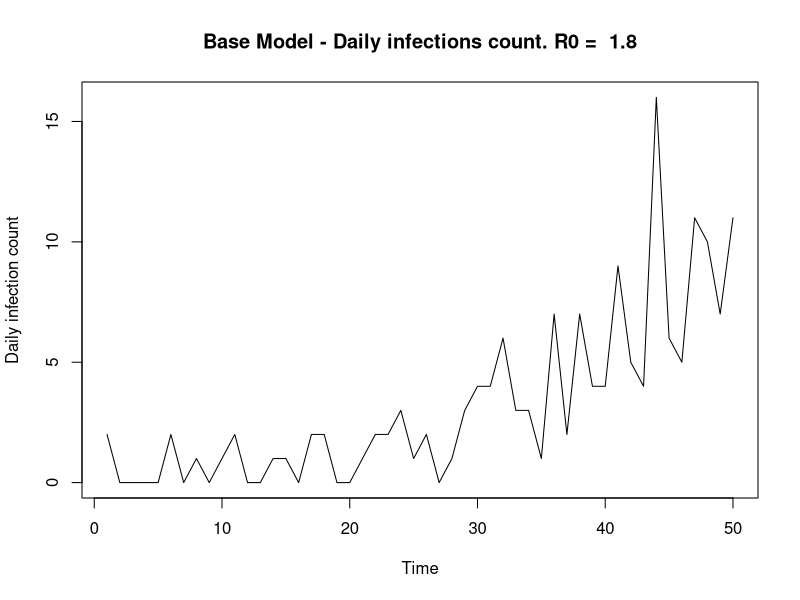
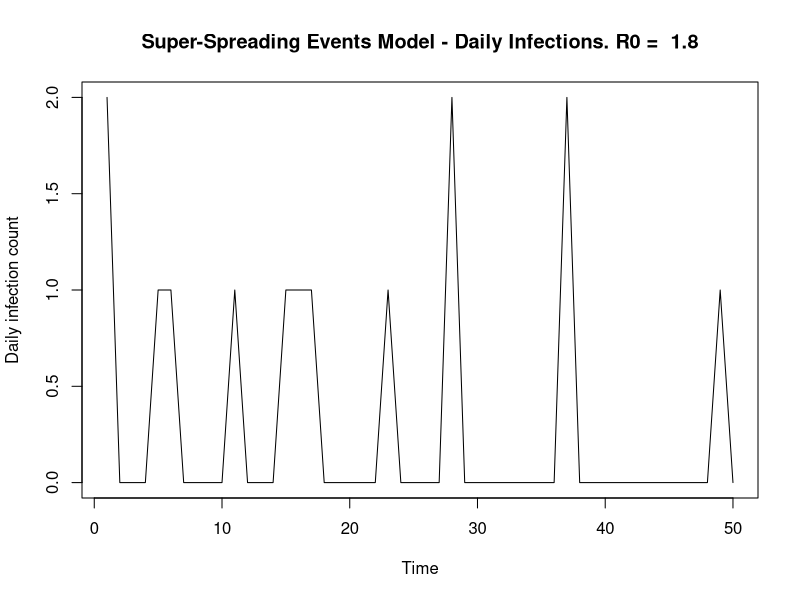
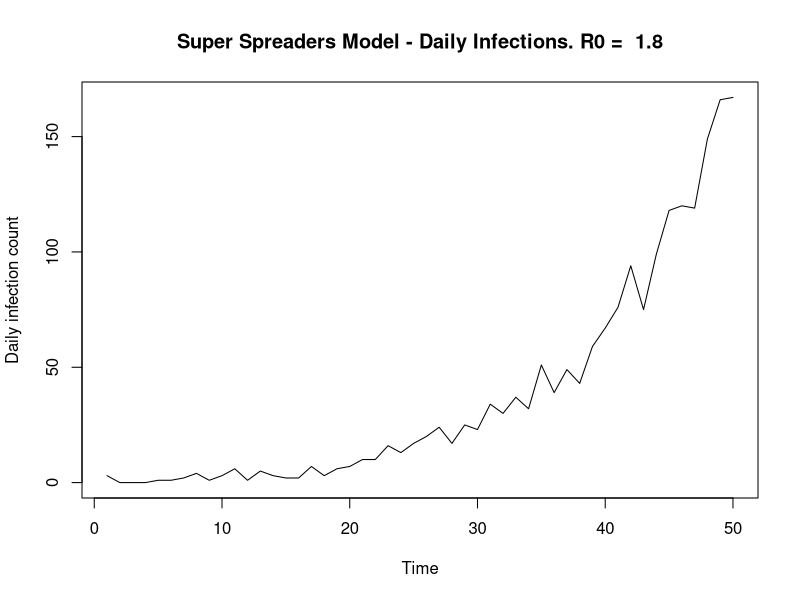

Source code (R) for these figures, in order:
#Epidemic Modelling Functions

#Contains:
#SIMULATION FUNCTIONS
#MODEL LIKELIHOOD FUNCTIONS
#PLOTTING MCMC FUNCTIONS

################################################################################
# SIMULATION
################################################################################

#*********************************************************
#I. BASELINE SIMULATION
simulate_branching = function(num_days, r0, shape_gamma, scale_gamma) {
  
  'Baseline simulation model'
  #Set up
  vec_infecteds = vector('numeric', num_days)
  vec_infecteds[1] = 2
  
  #Infectiousness (Discrete gamma) - I.e 'Infectiousness Pressure' - Sum of all people
  #Explanation: Gamma is a continuous function so integrate over the density at that point in time (today - previous day)
  prob_infect = pgamma(c(1:num_days), shape = shape_gamma, scale = scale_gamma) - pgamma(c(0:(num_days-1)), shape = shape_gamma, scale = scale_gamma)
  
  #Days of Infection Spreading
  for (t in 2:num_days) {
    
    #Total rate
    tot_rate = r0*sum(vec_infecteds[1:(t-1)]*rev(prob_infect[1:(t-1)])) #Product of infecteds & their probablilty of infection along the gamma dist at that point in time
    vec_infecteds[t] = rpois(1, tot_rate) #Assuming number of cases each day follows a poisson distribution. Causes jumps in data 
  }
  
  vec_infecteds
}

#Apply
num_days = 50
#lambda params
shape_gamma = 6; scale_gamma = 1
r0 = 1.8
sim_data = simulate_branching(num_days, r0, shape_gamma, scale_gamma)
plot.ts(sim_data, ylab = 'Daily infection count',
        main = paste('Base Model - Daily infections count. R0 = ', r0))


#*******************************************************
#II. SUPER-SPREADING EVENTS SIMULATION
simulate_branching_ss = function(num_days = 110, shape_gamma = 6, scale_gamma = 1, alphaX = 1.2,
                                 betaX = 0.2, gammaX = 10) {
  'Simulate an epidemic with Superspreading events
  prop_ss = Proportion of superspreading days
  magnitude_ss = increased rate of superspreading event'
  
  #Set up
  #print(paste0('alphaX = ', alphaX))
  total_infecteds = vector('numeric', num_days)
  nsse_infecteds = vector('numeric', num_days)
  sse_infecteds = vector('numeric', num_days)
  total_infecteds[1] = 2
  nsse_infecteds[1] = 2
  sse_infecteds[1] = 0
  
  #Infectiousness (Discrete gamma) - I.e 'Infectiousness Pressure' - Sum of all people
  #Explanation: Gamma is a continuous function so integrate over the density at that point in time (today - previous day)
  prob_infect = pgamma(c(1:num_days), shape = shape_gamma, scale = scale_gamma) - pgamma(c(0:(num_days-1)), shape = shape_gamma, scale = scale_gamma)
  
  #Days of Infection Spreading
  for (t in 2:num_days) {
    
    #Regular infecteds (tot_rate = lambda) fix notation
    lambda_t = sum(total_infecteds[1:(t-1)]*rev(prob_infect[1:(t-1)])) #Eg. Today is day 10. Infected on day 1. Current Infectiousness is t - day_infected 
    tot_rate = alphaX*lambda_t #Product of infecteds & their probablilty of infection along the gamma dist at that point in time
    nsse_infecteds[t] = rpois(1, tot_rate) #Assuming number of cases each day follows a poisson distribution. Causes jumps in data 
    
    #Super-spreaders
    sse_infecteds[t] = rnbinom(1, betaX*lambda_t, 1/(1 + gammaX)) #z_t: Total infecteds due to super-spreading event - num of events x Num individuals
    
    #Total 
    total_infecteds[t] = nsse_infecteds[t] + sse_infecteds[t]
  }
  
  total_infecteds
}
# 
# #********
# # #*Implement
num_days = 50
#lambda params
shape_gamma = 6; scale_gamma = 1
#Params
alphaX = 0.8 #Without ss event, ~r0.
betaX = 0.1; gammaX = 10
true_r0 = alphaX + betaX*gammaX
true_r0
#Epidemic data
sim_data = simulate_branching_ss(num_days, shape_gamma, scale_gamma, alphaX, betaX, gammaX)
plot.ts(sim_data, ylab = 'Daily infection count',
        main = paste('Super-Spreading Events Model - Daily Infections. R0 = ', true_r0)) #,
                     #expression(alpha), ':', alphaX, 'b:', betaX, ':', gammaX))
# par(mfrow = c(2,1))

#*******************************************************
#II. SUPER-SPREADING EVENTS SIMULATION + POISSON
simulate_ss_poisson = function(num_days, shape_gamma, scale_gamma, alphaX, betaX, gammaX) {
  'Simulate an epidemic with Superspreading events
  prop_ss = Proportion of superspreading days
  magnitude_ss = increased rate of superspreading event'
  
  #Set up
  total_infecteds = vector('numeric', num_days)
  nsse_infecteds = vector('numeric', num_days)
  sse_infecteds = vector('numeric', num_days)
  total_infecteds[1] = 2
  nsse_infecteds[1] = 2
  sse_infecteds[1] = 0
  
  #Infectiousness (Discrete gamma) - I.e 'Infectiousness Pressure' - Sum of all people
  #Explanation: Gamma is a continuous function so integrate over the density at that point in time (today - previous day)
  prob_infect = pgamma(c(1:num_days), shape = shape_gamma, scale = scale_gamma) - pgamma(c(0:(num_days-1)), shape = shape_gamma, scale = scale_gamma)
  
  #Days of Infection Spreading
  for (t in 2:num_days) {
    
    #Regular infecteds (tot_rate = lambda) fix notation
    lambda_t = sum(total_infecteds[1:(t-1)]*rev(prob_infect[1:(t-1)])) #?Why is it the reversed probability - given the way prob_infect is written
    tot_rate = alphaX*lambda_t #Product of infecteds & their probablilty of infection along the gamma dist at that point in time
    nsse_infecteds[t] = rpois(1, tot_rate) #Assuming number of cases each day follows a poisson distribution. Causes jumps in data 
    
    #Super-spreaders
    n_t = rpois(1, betaX*lambda_t) #Number of super-spreading events (beta)
    sse_infecteds[t] = rpois(1, gammaX*n_t) #z_t: Total infecteds due to super-spreading event - num of events x Num individuals
    
    total_infecteds[t] = nsse_infecteds[t] + sse_infecteds[t]
  }
  
  total_infecteds
}

#*Implement
# num_days = 50
# #lambda params
# shape_gamma = 6
# scale_gamma = 1
# #params
# alphaX = 1.2 #Without ss event, ~r0. 
# betaX = 0.5
# gammaX = 10
# #Epidemic data
# sim_data2 = simulate_ss_poisson(num_days, shape_gamma, scale_gamma, alphaX, betaX, gammaX)
# plot.ts(sim_data2, ylab = 'Daily Infections count', main = 'Daily Infections count')


#*******************************************************
#III. SUPER-SRPEADING INDIVIDUALS (SUPER-SPREADERS) SIMULATION 
simulation_super_spreaders_v0 = function(num_days, shape_gamma, scale_gamma, aX, bX, cX) {
  'Simulate an epidemic with Superspreading individuals'
  
  #Set up
  total_infecteds = vector('numeric', num_days)
  nss_infecteds = vector('numeric', num_days)
  ss_infecteds = vector('numeric', num_days)
  total_infecteds[1] = 3
  nss_infecteds[1] = 2
  ss_infecteds[1] = 1 
  
  #Infectiousness (Discrete gamma) - I.e 'Infectiousness Pressure' - Sum of all people
  #Explanation: Gamma is a continuous function so integrate over the density at that point in time (today - previous day)
  prob_infect = pgamma(c(1:num_days), shape = shape_gamma, scale = scale_gamma) - pgamma(c(0:(num_days-1)), shape = shape_gamma, scale = scale_gamma)
  
  #Days of Infection Spreading
  for (t in 2:num_days) {
    
    #Regular infecteds (tot_rate = lambda) fix notation
    lambda_t = sum((total_infecteds[1:(t-1)] + cX*ss_infecteds[1:(t-1)])*rev(prob_infect[1:(t-1)])) #?Why is it the reversed probability - given the way prob_infect is written. Product of infecteds & their probablilty of infection along the gamma dist at that point in time
    nss_infecteds[t] = rpois(1, aX*lambda_t) #Assuming number of cases each day follows a poisson distribution. Causes jumps in data 
    ss_infecteds[t] = rpois(1, bX*lambda_t)
    total_infecteds[t] = nss_infecteds[t] + ss_infecteds[t]
  }
  
  total_infecteds
}

#*******************************************************
#III B. SUPER-SRPEADING INDIVIDUALS (SUPER-SPREADERS) SIMULATION 
simulation_super_spreaders = function(num_days, shape_gamma, scale_gamma, aX, bX, cX) {
  'Simulate an epidemic with Superspreading individuals'
  
  #Set up
  total_infecteds = vector('numeric', num_days)
  nss_infecteds = vector('numeric', num_days)
  ss_infecteds = vector('numeric', num_days)
  total_infecteds[1] = 3
  nss_infecteds[1] = 2
  ss_infecteds[1] = 1 
  
  #Infectiousness (Discrete gamma) - I.e 'Infectiousness Pressure' - Sum of all people
  #Explanation: Gamma is a continuous function so integrate over the density at that point in time (today - previous day)
  prob_infect = pgamma(c(1:num_days), shape = shape_gamma, scale = scale_gamma) - pgamma(c(0:(num_days-1)), shape = shape_gamma, scale = scale_gamma)
  
  #Days of Infection Spreading
  for (t in 2:num_days) {
    
    #Regular infecteds (tot_rate = lambda) fix notation
    lambda_t = sum((total_infecteds[1:(t-1)] + cX*ss_infecteds[1:(t-1)])*rev(prob_infect[1:(t-1)])) #?Why is it the reversed probability - given the way prob_infect is written. Product of infecteds & their probablilty of infection along the gamma dist at that point in time
    nss_infecteds[t] = rpois(1, aX*lambda_t) #Assuming number of cases each day follows a poisson distribution. Causes jumps in data 
    ss_infecteds[t] = rpois(1, bX*lambda_t)
    total_infecteds[t] = nss_infecteds[t] + ss_infecteds[t]
  }
  
  return(list(nss_infecteds, ss_infecteds))
}

#Return sum of n + s
get_total_x = function(data_list){
  
  'Returns sum of x = n + s in a single vector'
  n = data[[1]]; s = data[[2]]
  x = n + s
  x
} 

#*Implement
num_days = 50
#lambda params
shape_gamma = 6; scale_gamma = 1
#params
aX = 0.8 #1.1 #Without ss event, ~r0.
bX = 0.1; cX = 10 #8
r02 = aX + bX*cX
#Epidemic data
sim_data2 = simulation_super_spreaders_v0(num_days, shape_gamma, scale_gamma, aX, bX, cX)
plot.ts(sim_data2, ylab = 'Daily infection count',
        main = paste('Super Spreaders Model - Daily Infections. R0 = ', r02))

##############################################################################
# MODELS
##############################################################################

#*******************************************************************************
# BASELINE

#Likelihood (log)
log_like <- function(y, r0_dash){
  
  #Params
  num_days = length(y)
  shape_gamma = 6
  scale_gamma = 1
  
  #Infectiousness (Discrete gamma)
  prob_infect = pgamma(c(1:num_days), shape = shape_gamma, scale = scale_gamma) - pgamma(c(0:(num_days-1)), shape = shape_gamma, scale = scale_gamma)
  logl = 0
  
  for (t in 2:num_days) {
    
    lambda = r0_dash*sum(y[1:t-1]*rev(prob_infect[1:t-1]))
    logl = logl + y[t]*log(lambda) - lambda - lfactorial(y[t]) #Need to include normalizing constant 
    
  }
  
  logl
  
}

# BASE MCMC
mcmc_r0 <- function(data, n, sigma, burn_in, x0 = 1) {
  
  'Returns mcmc samples of R0. 
  Prior on R_0 (or alpha) = exp(1)'
  #Data
  print('sim data')
  print(data)
  
  #Set up
  r0_vec <- vector('numeric', n)
  r0_vec[1] <- x0
  U <- runif(n)
  count_accept = 0
  
  #MCMC chain
  for(i in 2:n) {
    r0_dash <- r0_vec[i-1] + rnorm(1, sd = sigma) #, mean = 0, sd = sigma_opt)
    if(r0_dash < 0){
      r0_dash = abs(r0_dash)
    }
    
    #Alpha
    log_alpha = log_like(data, r0_dash) - log_like(data, r0_vec[i-1]) - r0_dash + r0_vec[i-1] #exponential prior
    #log_alpha = log_like(data, Y) - log_like(data, r0_vec[i-1]) + dgamma(Y, shape = 1, scale = 1, log = TRUE) - dgamma(r0_vec[i-1], shape = 1, scale = 1, log = TRUE) 
    #Should include: Likelihood + prior + propogsal density x2 (Previous time step & Current time step)
    
    if (is.na(log_alpha)){
      print('na value')
      sprintf("r0_dash: %i", r0_dash)
    }
    if(!(is.na(log_alpha)) && log(U[i]) < log_alpha) { 
      r0_vec[i] <- r0_dash
      count_accept = count_accept + 1
    } else {
      r0_vec[i] <- r0_vec[i-1]
    }
  }
  #Final stats
  accept_rate = 100*(count_accept/n)
  print(paste0("Acceptance rate = ",accept_rate))
  
  r0_vec = r0_vec[burn_in:n]
  r0_vec
  
  return(list(r0_vec, accept_rate))
}

#*******************************************************************************
# SUPER-SPREADING EVENTS MODEL
#*******************************************************************************

#Log Likelihood 
log_like_sse <- function(x, alphaX, betaX, gammaX){
  
  #Params
  num_days = length(x)
  shape_gamma = 6
  scale_gamma = 1
  
  #Infectiousness (Discrete gamma) i,e Prob less than x2 - prob less than x1; the area in between 
  prob_infect = pgamma(c(1:num_days), shape = shape_gamma, scale = scale_gamma) - pgamma(c(0:(num_days-1)), shape = shape_gamma, scale = scale_gamma)
  logl = 0
  
  for (t in 2:num_days) {
    
    lambda_t = sum(x[1:(t-1)]*rev(prob_infect[1:(t-1)]))
    inner_sum_xt = 0
    
    for (y_t in 0:x[t]){ #Sum for all values of y_t
      
      #Log likelihood
      inner_sum_xt = (inner_sum_xt + exp(-alphaX*lambda_t)*(1/factorial(y_t))*(alphaX*lambda_t)^y_t*
                        (gamma((x[t] - y_t) + betaX*lambda_t))/(gamma(betaX*lambda_t)*
                                                                  factorial(x[t] - y_t))*(1/(gammaX +1))^(betaX*lambda_t)*
                        (gammaX/(gammaX + 1))^(x[t] - y_t))
      
    } 
    
    logl = logl + log(inner_sum_xt) 
    
  }
  
  logl
  
}

#*****************************************************
#Log Likelihood - log-exp-sum trick 
log_like_ss_lse <- function(x, alphaX, betaX, gammaX){
  
  #Params
  num_days = length(x)
  shape_gamma = 6
  scale_gamma = 1
  
  #Infectiousness (Discrete gamma)
  prob_infect = pgamma(c(1:num_days), shape = shape_gamma, scale = scale_gamma) - pgamma(c(0:(num_days-1)),
                                                                                         shape = shape_gamma, scale = scale_gamma)
  logl = 0 
  
  for (t in 2:num_days) {
    
    #print(t)
    lambda_t = sum(x[1:(t-1)]*rev(prob_infect[1:(t-1)]))
    
    if((x[t] == 0) | is.na(x[t])) { #y_t also equal to zero 
      #L(x_i) for y_t, x_t = 0
      logl = logl -(alphaX*lambda_t) - 
        (betaX*lambda_t*log(gammaX +1))
      
      #print(paste0('logl 1 = ', logl))
      
    } else {
      
      #Terms in inner sum
      inner_sum_vec <- vector('numeric', x[t])
      
      for (y_t in 0:x[t]){ #Sum for all values of y_t up to x_t
        
        #Store inner L(x_i) term in vector position
        inner_sum_vec[y_t + 1] = (-(alphaX*lambda_t) - lfactorial(y_t) + y_t*log(alphaX*lambda_t) +
                                    lgamma((x[t] - y_t) + (betaX*lambda_t)) - lgamma(betaX*lambda_t) - 
                                    lfactorial(x[t] - y_t) - (betaX*lambda_t*log(gammaX +1)) + 
                                    (x[t] - y_t)*log(gammaX) -(x[t] - y_t)*log(gammaX + 1))
        
      }
      
      #Calculate max element in inner vector, for all y_t for a given t, x[t]
      lx_max = max(inner_sum_vec)
      #print(paste0('lx_max = ', lx_max))
      
      #Calculate lse
      lse = lx_max + log(sum(exp(inner_sum_vec - lx_max) ))
      
      #print(paste0('lse = ', lse))
      
      #Add to overall log likelihood 
      logl = logl + lse 
      
    }
    
  }
  
  logl
  
}

#***************************************************************#####
#GAMMA PRIOR ON BETA
log_gamma_dist <- function(param, gamma_priors){
  
  #Params
  shapeX = gamma_priors[1]
  scaleX = gamma_priors[2]
  
  log_gamma_dist = (1/lgamma(shapeX)*shapeX*log(scaleX))*(shapeX - 1)*log(param)*(-param/shapeX)
  
  log_gamma_dist
}

##############################
#1. MCMC
MCMC_SSE <- function(data, n, sigma, model_params, gamma_prior, gamma_priors,
                            x0 = 1, prior = TRUE, alpha_transform = FALSE) {#thinning_factor, burn_in
  
  'Returns MCMC samples of SSE model parameters (alpha, beta, gamma, r0 = a + b*g) 
  w/ acceptance rates. Includes alpha transform, beta-gamma transform' 
  print('MCMC SUPERSPREADING EVENTS')
  
  'Priors
  p(alpha) = exp(1) = rate*exp(-rate*x) = 1*exp(-1*alpha) = exp(-alpha). log(exp(-alpha)) = - alpha
  p(beta) = exp(1) or p(beta) = gamma(shape, scale), for e.g gamma(3, 2)
  p(gamma) = exp(1) + 1 = 1 + exp(-gamma) = exp(gamma - 1)'
  
  #Initialise params
  alpha_vec <- vector('numeric', n); beta_vec <- vector('numeric', n)
  gamma_vec <- vector('numeric', n); r0_vec <- vector('numeric', n)
  log_like_vec <- vector('numeric', n)
  
  alpha_vec[1] <- model_params[1]; beta_vec[1] <- model_params[2] 
  gamma_vec[1] <- model_params[3]; r0_vec[1] <- model_params[4];
  log_like_vec[1] <- log_like_ss_lse(data, alpha_vec[1], beta_vec[1],  gamma_vec[1])   
  
  alpha = alpha_vec[1]; beta =  beta_vec[1]; 
  gamma = gamma_vec[1]; log_like = log_like_vec[1]
  
  #Extract params
  sigma_a = sigma[1]; sigma_b = sigma[2]
  sigma_g = sigma[3]; sigma_bg = sigma[4];
  
  #Result vectors
  count_accept1 = 0; 
  count_accept2 = 0; count_reject2 = 0;
  count_accept3 = 0; count_reject3 = 0;
  count_accept4 = 0; count_reject4 = 0;
  
  #MCMC chain
  for(i in 2:n) {
    
    #******************************************************
    #ALPHA
    alpha_dash <- alpha + rnorm(1, sd = sigma_a) 
    if(alpha_dash < 0){
      alpha_dash = abs(alpha_dash)
    }
    
    #log alpha
    logl_new = log_like_ss_lse(data, alpha_dash, beta, gamma)
    log_accept_prob = logl_new - log_like  #+ prior1 - prior
    #Priors
    if (prior){
      log_accept_prob = log_accept_prob - alpha_dash + alpha
    }
    
    #Metropolis Acceptance Step
    if(!(is.na(log_accept_prob)) && log(runif(1)) < log_accept_prob) {
      alpha <- alpha_dash
      count_accept1 = count_accept1 + 1
      log_like = logl_new
    } 

    #************************************************************************
    #BETA 
    #Only if (Beta > 0){ WHY? Took it out
    beta_dash <- beta + rnorm(1, sd = sigma_b) 
    if(beta_dash < 0){
      beta_dash = abs(beta_dash)
    }
    #loglikelihood
    logl_new = log_like_ss_lse(data, alpha, beta_dash, gamma)
    log_accept_prob = logl_new - log_like #logl_prev
    
    #Priors
    if (gamma_prior){
      log_accept_prob = log_accept_prob + log_gamma_dist(beta_dash, gamma_priors) - log_gamma_dist(beta, gamma_priors) 
    } else {
      log_accept_prob = log_accept_prob - beta_dash + beta 
    }
    
    #Metropolis Acceptance Step
    if(!(is.na(log_accept_prob)) && log(runif(1)) < log_accept_prob) {
      beta <- beta_dash
      log_like = logl_new
      count_accept2 = count_accept2 + 1
    } else {
      count_reject2 = count_reject2 + 1
    }
    
    #************************************************************************
    #GAMMA
    gamma_dash <- gamma + rnorm(1, sd = sigma_g) 
    if(gamma_dash < 1){
      gamma_dash = 2 - gamma_dash #Prior on gamma - gt 1
    }
    #Acceptance Probability
    logl_new = log_like_ss_lse(data, alpha, beta, gamma_dash)
    log_accept_prob = logl_new - log_like #logl_prev 
    #Priors
    if (prior){
      log_accept_prob = log_accept_prob - gamma_dash + gamma
    }
    
    #Metropolis Acceptance Step
    if(!(is.na(log_accept_prob)) && log(runif(1)) < log_accept_prob) {
      gamma <- gamma_dash
      log_like <- logl_new
      count_accept3 = count_accept3 + 1
    } else {
      count_reject3 = count_reject3 + 1
    }
    
    #*****************************************************
    #GAMMA-BETA
    gamma_dash <- gamma + rnorm(1, sd = sigma_bg) #Alter sigma_bg depending on acceptance rate.
    #Acc rate too big -> Make sigma bigger. Acc rate too small -> make sigma smaller
    if(gamma_dash < 1){ #If less then 1
      gamma_dash = 2 - gamma_dash #abs(gamma_dash)
    }
    #New Beta
    r0 = alpha + beta*gamma 
    beta_new = (r0 - alpha)/gamma_dash #Proposing new Gamma AND Beta. Beta_dash = f(R0 & gamma_dash)
    
    if(beta_new >= 0){ #Only accept values of beta > 0
      
      logl_new = log_like_ss_lse(data, alpha, beta_new, gamma_dash)
      log_accept_prob = logl_new - log_like 
      
      #Priors: Gamma or Exp
      if (gamma_prior){
        log_accept_prob = log_accept_prob + log_gamma_dist(beta_new, gamma_priors) - log_gamma_dist(beta, gamma_priors)
      } else {  
        log_accept_prob = log_accept_prob - beta_new + beta
      }
      
      #Metropolis Step
      if(!(is.na(log_accept_prob)) && log(runif(1)) < log_accept_prob) {
        beta <- beta_new
        gamma <- gamma_dash
        count_accept4 = count_accept4 + 1
      } else {
        count_reject4 = count_reject4 + 1
      }
    }
    
    #Populate Model parameters w/ current values
    alpha_vec[i] <- alpha; beta_vec[i] <- beta
    gamma_vec[i] <- gamma; r0_vec[i] <- alpha + beta*gamma
    log_like_vec[i] <- log_like
    
  }
  
  #Bayes Factor
  #beta_pc0 = (length(which(beta_vec == 0)))/length(beta_vec) #Check beta_mcmc
  #bayes_factor = beta_pc0/(1-beta_pc0); bayes_factor = round(bayes_factor, 6)
  
  #Final stats
  accept_rate1 = 100*count_accept1/(n-1)
  accept_rate2 = 100*count_accept2/(count_accept2 + count_reject2)
  accept_rate3 = 100*count_accept3/(count_accept3 + count_reject3)
  accept_rate4 = 100*count_accept4/(count_accept4 + count_reject4)
  
  #Return alpha, acceptance rate
  return(list(alpha_vec, beta_vec, gamma_vec, r0_vec,
              accept_rate1, accept_rate2, accept_rate3, accept_rate4,
              count_accept2, count_accept3, count_accept4))
}


################################################################################
# PLOTTING
################################################################################

#*******************************************************************************
#R0: FUNCTION TO PLOT 1x4 DASHBOARD OF MCMC RESULTS FOR BASE MODEL
plot_mcmc_results_r0 <- function(n, sim_data, mcmc_params, true_r0, time_elap, seed_count, model_type){
  
  #Plot Set up
  #par(mar=c(1,1,1,1))
  plot.new()
  par(mfrow=c(2,2))
  
  #Extract r0
  r0_mcmc = mcmc_params[1]
  r0_mcmc = unlist(r0_mcmc)
  
  #Cumulative means + param sample limits
  #r0
  r0_mean = cumsum(r0_mcmc)/seq_along(r0_mcmc)
  
  #***********
  #* Plots *
  
  #i.Infections
  plot.ts(sim_data, xlab = 'Time', ylab = 'Daily Infections count',
          main = paste(seed_count, "Orig Infts,", model_type, ", R0 = ", true_r0), #model_type
          #main = paste(seed_count, "Infts SS Evnts, ", "r0 = ", true_r0),
          cex.lab=1.5, cex.axis=1.5, cex.main=1.5, cex.sub=1.5)
  
  #ii. MCMC Trace Plots
  r0_min = min(min(r0_mcmc), true_r0)
  r0_max = max(max(r0_mcmc), true_r0)
  plot.ts(r0_mcmc, ylab = 'alpha', #ylim=c(0, a_lim),
          ylim=c(r0_min, r0_max),
          main = paste("MCMC SS Events, true r0 = ", true_r0),
          cex.lab=1.5, cex.axis=1.5, cex.main=1.5, cex.sub=1.5)
  abline(h = true_r0, col = 'orange', lwd = 2) #True = green
  
  #iii. Cumulative mean plots
  #r0 Mean
  r0_min2 = min(min(r0_mean), true_r0)
  r0_max2 = max(max(r0_mean), true_r0)
  plot2 = plot(seq_along(r0_mean), r0_mean,
               ylim=c(r0_min2, r0_max2),
               xlab = 'Time', ylab = 'R0', main = paste("R0 MCMC Mean, True R0 = ", true_r0),
               cex.lab=1.5, cex.axis=1.5, cex.main=1.5, cex.sub=1.5)
  print(plot2)
  abline(h = true_r0, col = 'orange', lwd = 2)
  
  #iv. Histogram
  hist(r0_mcmc, freq = FALSE, breaks = 100,
       xlab = 'R0 total', #ylab = 'Density', 
       main = paste('R0 total MCMC samples'), #. Prior = ', prior),
       xlim=c(r0_min, r0_max),
       cex.lab=1.5, cex.axis=1.5, cex.main=1.5, cex.sub=1.5)
  abline(v = true_r0, col = 'orange', lwd = 2)
  
  #Final Mean Stats
  data_10_pc = 0.5*n #50%
  r0_mcmc_mean = round(mean(r0_mcmc[n-data_10_pc:n]), 2)
  
  #Results
  df_results <- data.frame(
    R0 = true_r0, 
    R0_mc = r0_mcmc_mean,
    accept_rate_r0 = round(mcmc_params[[2]],2),
    time_elap = round(time_elap,2)) 
  
  print(df_results)
  
}

#*##############################################
#*******************************************
#*
#* GRID PLOT SUPER-SPREADING MODELS:
#* 
#* FUNCTION TO PLOT 4x4 DASHBOARD OF MCMC RESULTS FOR SUPER SPREADING MODELs
#* 
#*******************************************
#*##############################################
plot_mcmc_grid <- function(n_mcmc, sim_data, mcmc_params, true_r0, total_time,
                           seed_count, model_params,
                           model_typeX = 'SSE', prior = TRUE, joint = TRUE,
                           flag_gam_prior_on_b = FALSE, gam_priors_on_b = c(0,0), rjmcmc = FALSE,
                           data_aug = FALSE,
                           mod_par_names = c('alpha', 'beta', 'gamma')){
  #Plot
  #plot.new()
  par(mfrow=c(4,4))
  
  #Extract params
  m1_mcmc = mcmc_params[1]; m1_mcmc = unlist(m1_mcmc)
  m2_mcmc = mcmc_params[2]; m2_mcmc = unlist(m2_mcmc)
  m3_mcmc = mcmc_params[3]; m3_mcmc = unlist(m3_mcmc)
  r0_mcmc = mcmc_params[4]; r0_mcmc = unlist(r0_mcmc)
  #True vals
  m1X = model_params[1]; m2X = model_params[2]; m3X = model_params[3]; 
  
  #Cumulative means + param sample limits
  #r0
  r0_mean = cumsum(r0_mcmc)/seq_along(r0_mcmc)
  r0_lim = max(true_r0, max(r0_mcmc))
  r0_lim2 = max(true_r0, r0_mean)
  
  #m1
  m1_mean = cumsum(m1_mcmc)/seq_along(m1_mcmc)
  a_lim =  max(m1X, max(m1_mcmc))
  a_lim2 =  max(m1X, m1_mean)
  
  #m2
  m2_mean = cumsum(m2_mcmc)/seq_along(m2_mcmc)
  b_lim = max(m2X, max(m2_mcmc))
  b_lim2 = max(m2X, m2_mean)
  
  #m3
  m3_mean = cumsum(m3_mcmc)/seq_along(m3_mcmc)
  m3_lim =  max(m3X, max(m3_mcmc))
  m3_lim2 =  max(m3X, m3_mean) 
  
  #Priors
  if (flag_gam_prior_on_b) {
    m2_prior = paste0('m3(',  gam_priors_on_b[1], ', ', gam_priors_on_b[2], ')')
  } else {
    m2_prior = 'exp(1)'
  }
  m1_prior = 'exp(1)'
  m3_prior = '1 + exp(1)'
  
  #***********
  #* Plots *
  
  #i.Infections
  plot.ts(sim_data, xlab = 'Time', ylab = 'Daily Infections count',
          main = paste(seed_count, ' Day Infts, ', model_typeX, "Data, r0 = ", true_r0),
          cex.lab=1.5, cex.axis=1.5, cex.main=1.5, cex.sub=1.5)
  
  #ii. MCMC Trace Plots 
  plot.ts(m1_mcmc, ylab = mod_par_names[1], ylim=c(0, a_lim),
          main = paste("MCMC", model_typeX, ":", mod_par_names[1], "prior:", m1_prior),
          cex.lab=1.5, cex.axis=1.5, cex.main=1.5, cex.sub=1.5)
  abline(h = m1X, col = 'red', lwd = 2) #True = green
  
  plot.ts(m2_mcmc, ylab = 'm2', ylim=c(0, b_lim), 
          main = paste("MCMC", model_typeX, ":", mod_par_names[2], "prior:", m2_prior),
          cex.lab=1.5, cex.axis=1.5, cex.main=1.5, cex.sub=1.5)
  abline(h = m2X, col = 'blue', lwd = 2) #True = green
  
  plot.ts(m3_mcmc,  ylab = 'm3', ylim=c(0,m3_lim),
          main = paste("MCMC", model_typeX, ":", mod_par_names[3], "prior:", m3_prior),
          cex.lab=1.5, cex.axis=1.5, cex.main=1.5, cex.sub=1.5)
  abline(h = m3X, col = 'green', lwd = 2) #True = green
  
  #plot.ts(r0_mcmc,  ylab = 'r0', main = paste("MCMC SS Events, true r0 = ", r0_true))
  
  #iii. Cumulative mean plots
  #r0 Mean
  plot(seq_along(r0_mean), r0_mean,
       ylim=c(0, r0_lim),
       xlab = 'Time', ylab = 'R0', main = paste("R0 MCMC Mean, True R0 = ", true_r0),
       cex.lab=1.5, cex.axis=1.5, cex.main=1.5, cex.sub=1.5)
  #print(plot2)
  abline(h = true_r0, col = 'orange', lwd = 2)
  
  #m1 mean
  plot(seq_along(m1_mean), m1_mean,
       ylim=c(0, a_lim),
       xlab = 'Time', ylab =  mod_par_names[1],
       main = paste(mod_par_names[1], "MCMC mean, True", mod_par_names[1], "=", m1X),
       cex.lab=1.5, cex.axis=1.5, cex.main=1.5, cex.sub=1.5)
  #print(plot2)
  abline(h = m1X, col = 'red', lwd = 2)
  
  #m2 mean
  plot(seq_along(m2_mean), m2_mean,
       ylim=c(0, b_lim),
       xlab = 'Time', ylab = 'm2',
       main = paste(mod_par_names[2], "MCMC mean, True", mod_par_names[2], "=", m2X),
       cex.lab=1.5, cex.axis=1.5, cex.main=1.5, cex.sub=1.5)
  #print(plot2)
  abline(h = m2X, col = 'blue', lwd = 2)
  
  #m3 Mean
  plot(seq_along(m3_mean), m3_mean,
       xlab = 'Time', ylab = 'm3', 
       main = paste(mod_par_names[3], "MCMC mean, True", mod_par_names[3], "=", m3X),
       ylim=c(0, m3_lim),
       cex.lab=1.5, cex.axis=1.5, cex.main=1.5, cex.sub=1.5)
  abline(h = m3X, col = 'green', lwd = 2)
  
  #iv. Param Histograms (Plots 9,11,12)
  hist(r0_mcmc, freq = FALSE, breaks = 100,
       xlab = 'R0 total', #ylab = 'Density', 
       main = paste('R0 total MCMC samples. Prior = ', prior),
       xlim=c(0, r0_lim),
       cex.lab=1.5, cex.axis=1.5, cex.main=1.5, cex.sub=1.5)
  abline(v = true_r0, col = 'orange', lwd = 2)
  
  # #v. m2 vs m3
  # plot(m2_mcmc, m3_mcmc,
  #      xlab = 'm2', ylab = 'm3', main = 'm2 vs m3',
  #      cex.lab=1.5, cex.axis=1.5, cex.main=1.5, cex.sub=1.5)
  
  #Hist m1 
  hist(m1_mcmc, freq = FALSE, breaks = 100,
       xlab = mod_par_names[1], #ylab = 'Density', 
       main = paste(mod_par_names[1], ", True", mod_par_names[1], "=", m1X), 
       xlim=c(0, a_lim),
       cex.lab=1.5, cex.axis=1.5, cex.main=1.5, cex.sub=1.5)
  abline(v = m1X, col = 'red', lwd = 2)
  
  #Hist m2 
  hist(m2_mcmc, freq = FALSE, breaks = 100,
       xlab = mod_par_names[2], #ylab = 'Density', 
       main = paste(mod_par_names[2], ", True", mod_par_names[2], "=", m2X), 
       xlim=c(0, b_lim),
       cex.lab=1.5, cex.axis=1.5, cex.main=1.5, cex.sub=1.5)
  abline(v = m2X, col = 'blue', lwd = 2)
  
  #Hist m3 
  hist(m3_mcmc, freq = FALSE, breaks = 100,
       xlab = mod_par_names[3], #ylab = 'Density', 
       main = paste(mod_par_names[3], ", True", mod_par_names[3], "=", m3X),
       xlim=c(0, m3_lim),
       cex.lab=1.5, cex.axis=1.5, cex.main=1.5, cex.sub=1.5)
  abline(v = m3X, col = 'green', lwd = 2)
  
  #Final Mean Stats
  data_10_pc = 0.5*n_mcmc #50%
  a_mcmc_mean = round(mean(m1_mcmc[n_mcmc - data_10_pc:n_mcmc]), 2) 
  b_mcmc_mean = round(mean(m2_mcmc[n_mcmc - data_10_pc:n_mcmc]), 2)
  g_mcmc_mean = round(mean(m3_mcmc[n_mcmc - data_10_pc:n_mcmc]), 2)
  r0_mcmc_mean = round(mean(r0_mcmc[n_mcmc - data_10_pc:n_mcmc]), 2)
  
  #Joint distrbutions
  if (joint){
    
    #v. r0 vs m2
    plot(m2_mcmc, r0_mcmc,
         xlab = mod_par_names[2], ylab = 'R0', main = paste(mod_par_names[2], 'vs R0'),
         cex.lab=1.5, cex.axis=1.5, cex.main=1.5, cex.sub=1.5)
    
    #v. m1 vs m2
    plot(m1_mcmc, m2_mcmc,
         xlab = mod_par_names[1], ylab = mod_par_names[2], main = paste(mod_par_names[1], 'vs', mod_par_names[2]),
         cex.lab=1.5, cex.axis=1.5, cex.main=1.5, cex.sub=1.5)
    
    #v. m1 vs m3
    plot(m1_mcmc, m3_mcmc,
         xlab = mod_par_names[1], ylab = mod_par_names[3], main = paste(mod_par_names[1], 'vs', mod_par_names[3]),
         cex.lab=1.5, cex.axis=1.5, cex.main=1.5, cex.sub=1.5)
    
    #v. m2 vs m3
    plot(m2_mcmc, m3_mcmc,
         xlab = mod_par_names[2], ylab = mod_par_names[3], main = paste(mod_par_names[2], 'vs', mod_par_names[3]),
         cex.lab=1.5, cex.axis=1.5, cex.main=1.5, cex.sub=1.5)
  }
  
  #*****************
  #RJMCMC
  if (rjmcmc){
    
    #m1S
    par(mfrow=c(3,1))
    
    #HIST m1 
    hist(m1_mcmc, freq = FALSE, breaks = 100,
         xlab = mod_par_names[1], #ylab = 'Density', 
         main = paste("m1, True m1 = ", m1X), 
         xlim=c(0, a_lim),
         cex.lab=1.5, cex.axis=1.5, cex.main=1.5, cex.sub=1.5)
    abline(v = m1X, col = 'red', lwd = 2)
    
    #m1 SSE
    ind_b = which(m2_mcmc > 0)
    m1_sse = m1_mcmc[ind_b]
    
    #Hist
    hist(m1_sse, freq = FALSE, breaks = 100,
         xlab = 'm1_sse', #ylab = 'Density', 
         main = "m1_sse", 
         xlim=c(0, a_lim),
         cex.lab=1.5, cex.axis=1.5, cex.main=1.5, cex.sub=1.5)
    abline(v = m1X, col = 'red', lwd = 2)
    
    #m1 BASE
    ind_b = which(m2_mcmc == 0)
    
    if (length(ind_b > 2)){
      
      m1_base = m1_mcmc[ind_b]
      #Hist
      hist(m1_base, freq = FALSE, breaks = 100,
           xlab = 'm1_base', #ylab = 'Density', 
           main = "m1_base",
           xlim=c(0, a_lim),
           cex.lab=1.5, cex.axis=1.5, cex.main=1.5, cex.sub=1.5)
      abline(v = m1X, col = 'red', lwd = 2)
    }
    
    #RESULTS DF
    df_results <- data.frame(
      rep = seed_count,
      n_mcmc = n_mcmc,
      m1 = m1X,
      a_mc = a_mcmc_mean,
      m2 = m2X,
      b_mc = b_mcmc_mean,
      m3 = m3X,
      g_mc = g_mcmc_mean,
      R0 = true_r0, 
      R0_mc = r0_mcmc_mean,
      accept_rate_m1 = round(mcmc_params[[5]],2),
      a_rte_m2 = round(mcmc_params[[6]], 2),
      n_accept_m2 = mcmc_params[[15]],
      a_rte_m3 = round(mcmc_params[[7]],2),
      n_accept_m3 = mcmc_params[[16]],
      a_rte_m2_m3 = round(mcmc_params[[8]],2),
      n_accept_2_3 = mcmc_params[[17]],
      n_accept_rj0 = mcmc_params[[11]],
      n_reject_rj0 = mcmc_params[[13]],
      a_rte_rj0 = round(mcmc_params[[9]],2),
      n_accept_rj1 = mcmc_params[[12]],
      n_reject_rj1 = mcmc_params[[14]],
      a_rte_rj1 = round(mcmc_params[[10]],2),
      m2_pc0 = mcmc_params[[18]],
      m2_pc_non_0 = 1- mcmc_params[[18]],
      bf = mcmc_params[[19]])
    #tot_time = total_time)
    
  } else if (data_aug) {
    
    df_results <- data.frame(
      rep = seed_count,
      n_mcmc = n_mcmc,
      m1 = m1X,
      m1_mc = a_mcmc_mean,
      m2 = m2X,
      m2_mc = b_mcmc_mean,
      m3 = m3X,
      m3_mc = g_mcmc_mean,
      R0 = true_r0, 
      R0_mc = r0_mcmc_mean,
      accept_rate_m1 = round(mcmc_params[[5]],2),
      a_rte_m2 = round(mcmc_params[[6]], 2),
      a_rte_m3 = round(mcmc_params[[7]],2),
      a_rte_m2_m3 = round(mcmc_params[[8]],2),
      a_rte_d_aug = round(mcmc_params[[12]],2))
      #tot_time = total_time)
    
    } else {
    df_results <- data.frame(
      rep = seed_count,
      n_mcmc = n_mcmc,
      m1 = m1X,
      m1_mc = a_mcmc_mean,
      m2 = m2X,
      m2_mc = b_mcmc_mean,
      m3 = m3X,
      m3_mc = g_mcmc_mean,
      R0 = true_r0, 
      R0_mc = r0_mcmc_mean,
      accept_rate_m1 = round(mcmc_params[[5]],2),
      a_rte_m2 = round(mcmc_params[[6]], 2),
      a_rte_m3 = round(mcmc_params[[7]],2),
      a_rte_m2_m3 = round(mcmc_params[[8]],2),
      tot_time = total_time)
  }
  
  print(df_results)
  
}
